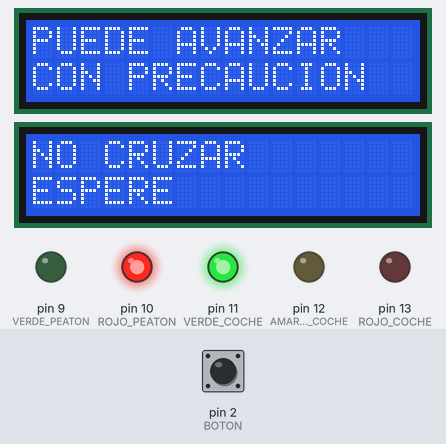
This sketch was run on a simulated Arduino Uno, built with avr-gcc and run on an emulated ATmega328P. Parts: 2 × 16×2 character LCD, output pins drawn as LEDs (lit = HIGH). The inputs (shaded band) are chosen by the test bench; at power-on: pin 2 (BOTON) HIGH.

Above: at 1.8 s.
1.9 s: pin 2 (BOTON) pulled LOW for 0.15 s
At 2.9 s:
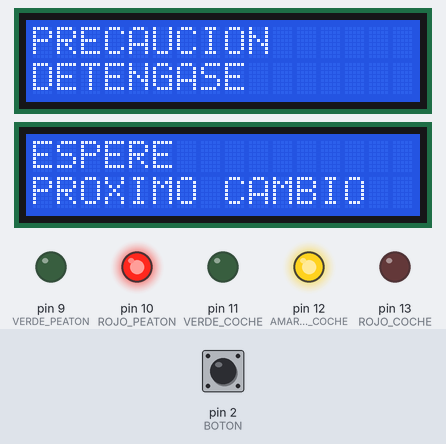
At 4.8 s:
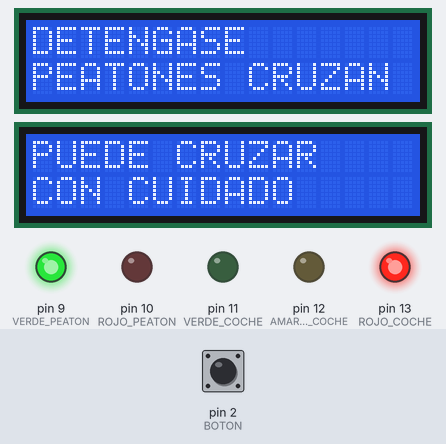
Timing chart, 0 to 10.5 s (numbered marks = the images above; inputs shaded):
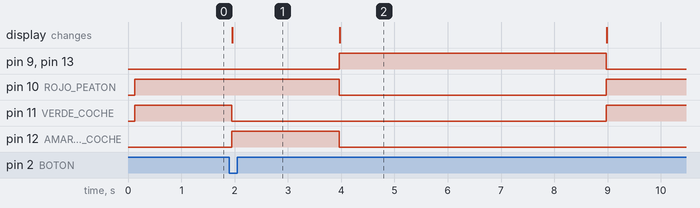

Measured:
- after the input at 1.9 s, pin 9 (VERDE_PEATON): LOW → HIGH after 2.1 s, → LOW 5.0 s later; pin 10 (ROJO_PEATON): HIGH → LOW after 2.1 s, → HIGH 5.0 s later

The sketch:

ejercicio_4_cruce_con_lcd.ino
```cpp
#include <LiquidCrystal.h>

// Semaforo vehicular.
const int ROJO_COCHE = 13;
const int AMARILLO_COCHE = 12;
const int VERDE_COCHE = 11;

// Semaforo peatonal.
const int ROJO_PEATON = 10;
const int VERDE_PEATON = 9;

// Pulsador de solicitud de cruce.
const int BOTON = 2;

// LCD vehicular: RS, E, D4, D5, D6, D7.
LiquidCrystal lcdCoches(3, 4, 5, 6, 7, 8);

// LCD peatonal: RS, E, D4, D5, D6, D7.
LiquidCrystal lcdPeatones(A0, A1, A2, A3, A4, A5);

void setup() {
  pinMode(ROJO_COCHE, OUTPUT);
  pinMode(AMARILLO_COCHE, OUTPUT);
  pinMode(VERDE_COCHE, OUTPUT);

  pinMode(ROJO_PEATON, OUTPUT);
  pinMode(VERDE_PEATON, OUTPUT);

  pinMode(BOTON, INPUT_PULLUP);

  lcdCoches.begin(16, 2);
  lcdPeatones.begin(16, 2);

  // Estado inicial: vehiculos avanzan y peatones esperan.
  digitalWrite(ROJO_COCHE, LOW);
  digitalWrite(AMARILLO_COCHE, LOW);
  digitalWrite(VERDE_COCHE, HIGH);
  digitalWrite(ROJO_PEATON, HIGH);
  digitalWrite(VERDE_PEATON, LOW);

  mostrarEstadoNormal();
  delay(500);

  // Evita procesar una pulsacion mantenida durante el arranque.
  while (digitalRead(BOTON) == LOW) {
  }
}

void loop() {
  // El pulsador usa logica activa en LOW por INPUT_PULLUP.
  if (digitalRead(BOTON) == LOW) {
    delay(50);

    // Confirma la pulsacion despues del rebote mecanico.
    if (digitalRead(BOTON) == LOW) {
      // Cambio de vehiculos a amarillo.
      digitalWrite(VERDE_COCHE, LOW);
      digitalWrite(AMARILLO_COCHE, HIGH);
      mostrarPrecaucion();
      delay(2000);

      // Cambio a rojo para vehiculos y verde para peatones.
      digitalWrite(AMARILLO_COCHE, LOW);
      digitalWrite(ROJO_COCHE, HIGH);
      digitalWrite(ROJO_PEATON, LOW);
      digitalWrite(VERDE_PEATON, HIGH);
      mostrarCruce();
      delay(5000);

      // Regreso al estado normal.
      digitalWrite(VERDE_PEATON, LOW);
      digitalWrite(ROJO_PEATON, HIGH);
      digitalWrite(ROJO_COCHE, LOW);
      digitalWrite(VERDE_COCHE, HIGH);
      mostrarEstadoNormal();

      // Espera a que se suelte el pulsador antes de aceptar otra solicitud.
      while (digitalRead(BOTON) == LOW) {
      }
      delay(50);
    }
  }
}

void mostrarEstadoNormal() {
  lcdCoches.clear();
  lcdCoches.setCursor(0, 0);
  lcdCoches.print("PUEDE AVANZAR");
  lcdCoches.setCursor(0, 1);
  lcdCoches.print("CON PRECAUCION");

  lcdPeatones.clear();
  lcdPeatones.setCursor(0, 0);
  lcdPeatones.print("NO CRUZAR");
  lcdPeatones.setCursor(0, 1);
  lcdPeatones.print("ESPERE");
}

void mostrarPrecaucion() {
  lcdCoches.clear();
  lcdCoches.setCursor(0, 0);
  lcdCoches.print("PRECAUCION");
  lcdCoches.setCursor(0, 1);
  lcdCoches.print("DETENGASE");

  lcdPeatones.clear();
  lcdPeatones.setCursor(0, 0);
  lcdPeatones.print("ESPERE");
  lcdPeatones.setCursor(0, 1);
  lcdPeatones.print("PROXIMO CAMBIO");
}

void mostrarCruce() {
  lcdCoches.clear();
  lcdCoches.setCursor(0, 0);
  lcdCoches.print("DETENGASE");
  lcdCoches.setCursor(0, 1);
  lcdCoches.print("PEATONES CRUZAN");

  lcdPeatones.clear();
  lcdPeatones.setCursor(0, 0);
  lcdPeatones.print("PUEDE CRUZAR");
  lcdPeatones.setCursor(0, 1);
  lcdPeatones.print("CON CUIDADO");
}
```
